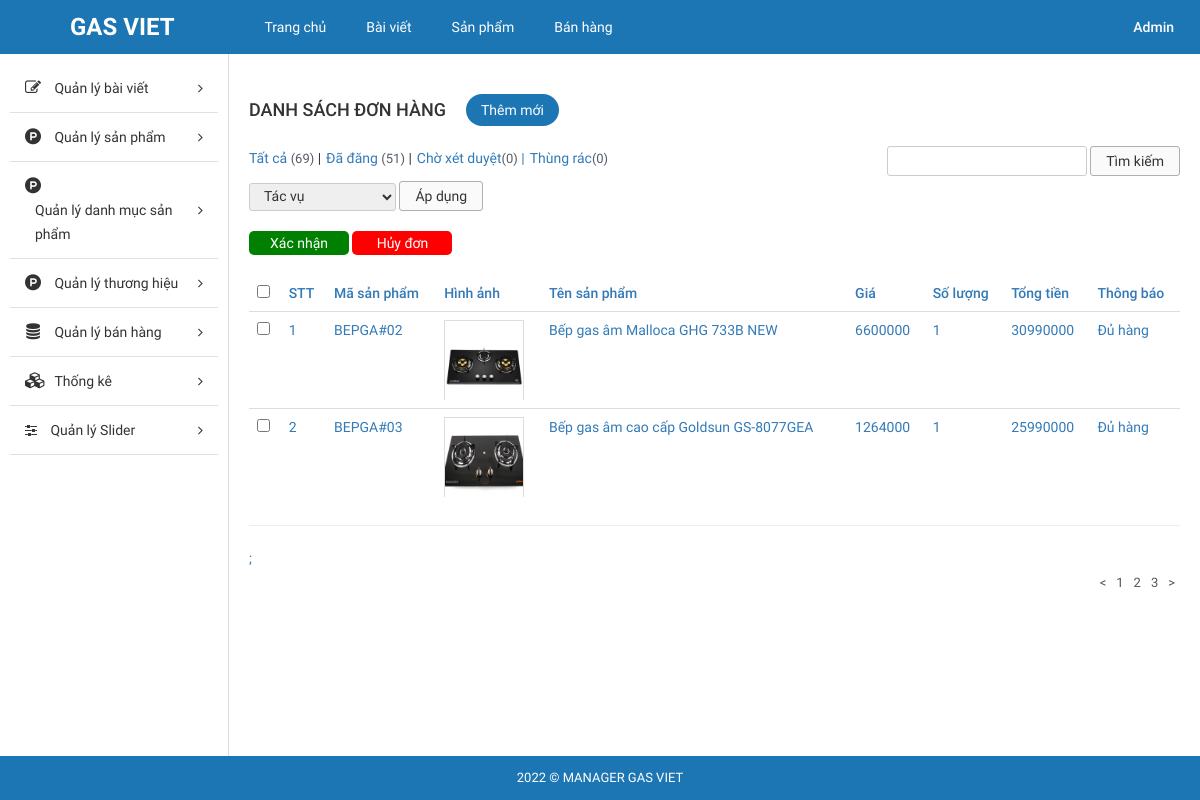
Page /admin/index.php?modules=orders&controllers=index&action=detail&id_order=20 (signed in) on the committed database.
### tables this page shows
CREATE TABLE `tbl_product` (
  `id` int(11) NOT NULL,
  `id_category` int(11) NOT NULL,
  `id_brand` int(11) NOT NULL,
  `name` varchar(255) NOT NULL,
  `code` varchar(255) NOT NULL,
  `price` float NOT NULL,
  `promotional_price` float NOT NULL,
  `quantity` int(11) NOT NULL,
  `status` enum('còn hàng','hết hàng','hàng sắp về') NOT NULL,
  `description` text NOT NULL,
  `type_of_gas_stove` varchar(255) NOT NULL,
  `igniters` varchar(255) NOT NULL,
  `gas_consumption` varchar(255) NOT NULL,
  `burners` varchar(255) NOT NULL,
  `utilities` varchar(255) NOT NULL,
  `manufacturer_in` varchar(255) NOT NULL,
  `year_of_manufacture` varchar(255) NOT NULL,
  `user` varchar(255) NOT NULL,
  `create_date` varchar(255) NOT NULL,
  `image` varchar(255) NOT NULL,
  `level` enum('hot','normal','discount') NOT NULL
);

### admin/modules/orders/controllers/indexController.php (called while the page is built, shortened)
<?php
function detailAction(){
	$id_order = $_GET['id_order'];
	$data = array();
	$check = true;
	$data_order = getAllDetailOrderNo($id_order);
	foreach ($data_order as $key => $value) {
		$id_product = (int)$value['id_product'];
		$data_product = getProductInOrder($id_product);
		$data[$key]['sub_total_price'] = $value['sub_total_price'];
		$data[$key]['qty']  = $value['qty'];
		$data[$key]['code'] = $data_product['code'];
		$data[$key]['image'] = $data_product['image'];
		$data[$key]['name'] = $data_product['name'];
		$data[$key]['price'] = $data_product['price'];
		if($value['qty'] > $data_product['quantity']){
			$data[$key]['mess'] = "Thiếu hàng";
			$check = false;
		}else{
			$data[$key]['mess'] = "Đủ hàng";
		}
	};
	$data[count($data)] = $id_order;
	$data[count($data)] = $check;
	load_view('detail',$data);
}
?>

### admin/libraries/database.php (called while the page is built, shortened)
<?php
function db_query($query_string) {
    global $conn;
    $result = mysqli_query($conn, $query_string);
    return $result;
}
function db_fetch_row($query_string) {
    $mysqli_result = db_query($query_string);
    $result = mysqli_fetch_assoc($mysqli_result);
    return $result;
}
function db_fetch_array($query_string) {
    $result = array();
    $mysqli_result = db_query($query_string);
    while ($row = mysqli_fetch_assoc($mysqli_result)) {
        $result[] = $row;
    }
    return $result;
}

### admin/modules/orders/models/indexModel.php (called while the page is built, shortened)
<?php
function getAllDetailOrderNo($id_order){
	return db_fetch_array("SELECT * FROM `tbl_detail_order` WHERE `id_order` ='$id_order'");
}
function getProductInOrder($id_product){
	return db_fetch_row("SELECT * FROM `tbl_product` WHERE `id` ='$id_product'");
}
 ?>

### admin/core/router.php (called while the page is built, shortened)
<?php
$action_name = get_action().'Action';
call_function(array('construct', $action_name));

### admin/core/appload.php (called while the page is built, shortened)
<?php
require CONFIGPATH . DIRECTORY_SEPARATOR . 'database.php';
require LIBPATH . DIRECTORY_SEPARATOR . 'database.php';
require COREPATH . DIRECTORY_SEPARATOR . 'base.php';
require COREPATH . DIRECTORY_SEPARATOR . 'router.php';

### admin/index.php (called while the page is built, shortened)
<?php
require COREPATH.DIRECTORY_SEPARATOR.'appload.php';

### admin/modules/orders/views/detailView.php (the view, shortened to what this page needs)
<div id="main-content-wp" class="list-product-page" >
    <div class="wrap clearfix">
        <div id="content" class="fl-right">
            <div class="section" id="title-page">
                <div class="clearfix">
                    <h3 id="index" class="fl-left">Danh sách đơn hàng</h3>
                    <a href="?page=add_cat" title="" id="add-new" class="fl-left">Thêm mới</a>
                </div>
            </div>
            <div class="section" id="detail-page">
                <div class="section-detail">
                    <div class="filter-wp clearfix">
                        <ul class="post-status fl-left">
                            <li class="all"><a href="">Tất cả <span class="count">(69)</span></a> |</li>
                            <li class="publish"><a href="">Đã đăng <span class="count">(51)</span></a> |</li>
                            <li class="pending"><a href="">Chờ xét duyệt<span class="count">(0)</span> |</a></li>
                            <li class="pending"><a href="">Thùng rác<span class="count">(0)</span></a></li>
                        </ul>
                        <form method="GET" class="form-s fl-right">
                            <input type="text" name="s" id="s">
                            <input type="submit" name="sm_s" value="Tìm kiếm">
                        </form>
                    </div>
                    <div class="actions">
                        <form method="GET" action="" class="form-actions">
                            <select name="actions">
                                <option value="0">Tác vụ</option>
                            </select>
                            <input type="submit" name="sm_action" value="Áp dụng">
                        </form>
                    </div>
                    <div class="table-responsive">
                        <a  style=" <?php if(!$data[count($data) - 1]) echo "pointer-events: none;" ?> display: inline-block; text-align: center; margin-bottom: 20px;background-color: green;color: white; border: none; border-radius: 5px; width: 100px;"  href="?modules=orders&controllers=index&action=confirm&id_order=<?php echo $data[count($data)-2]; ?>">Xác nhận <a/>
                        <a style=" display: inline-block; text-align: center; margin-bottom: 20px;background-color: red;color: white; border: none; border-radius: 5px; width: 100px;"  href="?modules=orders&controllers=index&action=cancel&id_order=<?php echo $data[count($data)-2]; ?>" >Hủy đơn<a/>
                        <table class="table list-table-wp">
                            <thead>
                                <tr>
                                    <td><input type="checkbox" name="checkAll" id="checkAll"></td>
                                    <td><span class="thead-text">STT</span></td>
                                    <td><span class="thead-text">Mã sản phẩm</span></td>
                                    <td><span class="thead-text">Hình ảnh</span></td>
                                    <td><span class="thead-text">Tên sản phẩm</span></td>
                                    <td><span class="thead-text">Giá</span></td>
                                    <td><span class="thead-text">Số lượng</span></td>
                                    <td><span class="thead-text">Tổng tiền</span></td>
                                    <td><span class="thead-text">Thông báo</span></td>
                                </tr>
                            </thead>
                            <tbody>
                                <?php if(!empty($data))  foreach ($data as $key => $value) { if($key < count($data) -2){?>
                                <tr>
                                    <td><input type="checkbox" name="checkItem" class="checkItem"></td>
                                    <td><span class="tbody-text"><?php echo ($key +1) ;?></h3></span>
                                    <td><span class="tbody-text"><?php echo $value['code']; ?></h3></span>
                                    <td>
                                        <div class="tbody-thumb">
                                            <img src="<?php echo $value['image']; ?>" alt="">
                                        </div>
                                    </td>
                                    <td><span class="tbody-text"><?php echo $value['name']; ?></h3></span>
                                    <td><span class="tbody-text"><?php echo $value['price'] ;?></span></td>
                                    <td><span class="tbody-text"><?php echo $value['qty'] ;?></span></td>
                                    <td><span class="tbody-text"><?php echo $value['sub_total_price']; ?></span></td>
                                    <td><span  class="tbody-text"><?php echo $value['mess']; ?></span></td>
                                </tr>
                            <?php } }; ?>
                            </tbody>
                        </table>
                        <hr>;
                    </div>
                </div>
            </div>
            <div class="section" id="paging-wp">
                <div class="section-detail clearfix">
                    <ul id="list-paging" class="fl-right">
                        <li>
                            <a href="" title=""><</a>
                        </li>
                        <li>
                            <a href="" title="">1</a>
                        </li>
                        <li>
                            <a href="" title="">2</a>
                        </li>
                        <li>
                            <a href="" title="">3</a>
                        </li>
                        <li>
                            <a href="" title="">></a>
                        </li>
                    </ul>
                </div>
            </div>
        </div>
    </div>
</div>

### admin/core/base.php (shortened to what this page needs)
<?php
function get_module() {
    global $config;
    $module = isset($_GET['modules']) ? $_GET['modules'] : $config['default_module'];
    return $module;
}
function call_function($list_function = array()) {
    if (is_array($list_function)) {
        foreach ($list_function as $f) {
            if (function_exists($f())) {
                $f();
            }
        }
    }
}
function load_view($name, $data_send = array()) {
    $data = $data_send;
    $path = MODULESPATH . DIRECTORY_SEPARATOR . get_module() . DIRECTORY_SEPARATOR . 'views' . DIRECTORY_SEPARATOR . $name . 'View.php';
    if (file_exists($path)) {
        require $path;
    } else {
        echo "Không tìm thấy {$path}";
    }
}
function get_header($name = '') {
    global $data;
    if (empty($name)) {
        $name = 'header';
    } else {
        $name = "header-{$name}";
    }
    $path = LAYOUTPATH . DIRECTORY_SEPARATOR . $name . '.php';
    if (file_exists($path)) {
        if (is_array($data)) {
            foreach ($data as $key => $a) {
                $$key = $a;
            }
        }
        require $path;
    } else {
        echo "Không tìm thấy {$path}";
    }
}
function get_footer($name = '') {
    global $data;
    if (empty($name)) {
        $name = 'footer';
    } else {
        $name = "footer-{$name}";
    }
    $path = LAYOUTPATH . DIRECTORY_SEPARATOR . $name . '.php';
    if (file_exists($path)) {
        if (is_array($data)) {
            foreach ($data as $key => $a) {
                $$key = $a;
            }
        }
        require $path;
    } else {
        echo "Không tìm thấy {$path}";
    }
}
function get_sidebar($name = '') {
    global $data;
    if (empty($name)) {
        $name = 'sidebar';
    } else {
        $name = "sidebar-{$name}";
    }
    $path = LAYOUTPATH . DIRECTORY_SEPARATOR . $name . '.php';
    if (file_exists($path)) {
        if (is_array($data)) {
            foreach ($data as $key => $a) {
                $$key = $a;
            }
        }
        require $path;
    } else {
        echo "Không tìm thấy {$path}";
    }
}
?>

### admin/public/css/import/global.css (style rules this page uses)
body { font-family: "Roboto Regular"; font-size: 14px; line-height: 24px; color: #333; }
.fl-left { float: left; }
.fl-right { float: right; }
img { max-width: 100%; height: auto; display: block; }
ul li { list-style: none!important; }
a { text-decoration: none!important; }

### admin/public/css/import/list_post.css (style rules this page uses)
#content { width: 81%; border-left: 1px solid #ddd; padding: 20px; }
#add-new { display: inline-block; color: #fff; background: #1c76b3; padding: 4px 15px; margin: 20px; border-radius: 20px; }
#index { font-family: 'Roboto Medium'; font-weight: normal; text-transform: uppercase; font-size: 18px; padding: 24px 0px; }
.list-table-wp thead tr td { font-family: 'Roboto Medium'; font-weight: normal; }
#list-paging li { float: left; }
#list-paging li a { display: inline-block; color: #555; font-size: 13px; padding: 0px 5px; }
.filter-wp { margin-bottom: 5px; }
.actions { margin-bottom: 20px; }
.post-status li { float: left; font-size: 14px; margin-right: 5px; }
.post-status li .count { color: #555d66; font-size: 13px; display: inline-block; }
.form-s input[type="text"], .form-actions select { border-radius: 3px; border: 1px solid #ccc; padding: 2px 10px; }
.form-s input[type="submit"], .form-actions input[type="submit"] { border-radius: 3px; border: 1px solid #afafaf; padding: 2px 15px; background: #fafafa; }
.form-actions select { padding: 4px 10px; }

### admin/public/css/import/list_product.css (style rules this page uses)
.tbody-thumb { width: 80px; height: 80px; overflow: hidden; }
.tbody-thumb img { border: 1px solid #ddd; }

### admin/public/css/import/menu.css (style rules this page uses)
.actions select { border-radius: 3px; border: 1px solid #ccc; padding: 4px 10px; }

### admin/public/css/import/detail_order.css (style rules this page uses)
.table { margin-bottom: 0!important; }

### rows in the picture
tbl_product: code "BEPGA#02", image (picture), name "Bếp gas âm Malloca GHG 733B NEW", price "6600000", qty "1", sub_total_price "30990000", mess "Đủ hàng"
tbl_product: code "BEPGA#03", image (picture), name "Bếp gas âm cao cấp Goldsun GS-8077GEA", price "1264000", qty "1", sub_total_price "25990000", mess "Đủ hàng"
